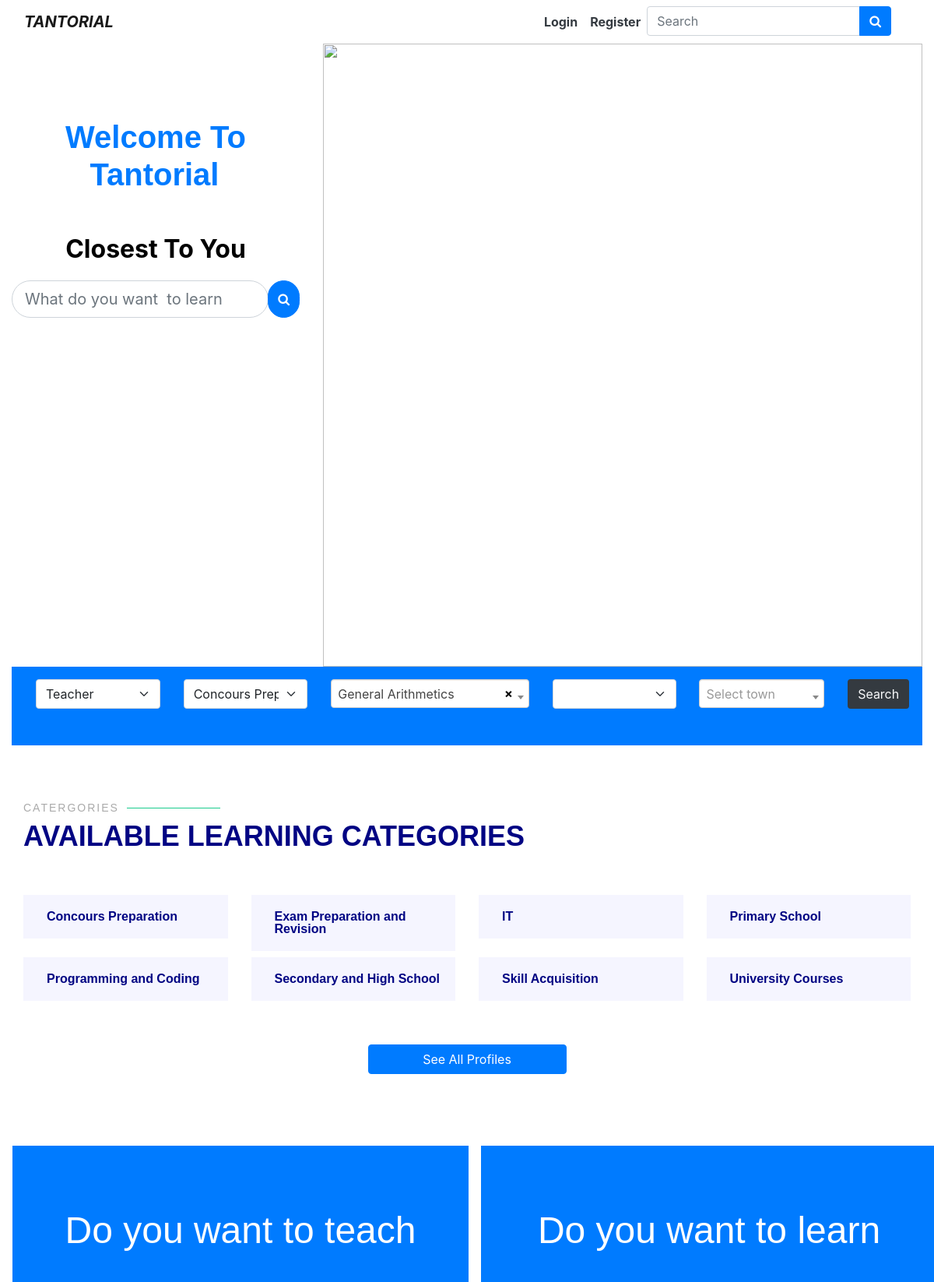
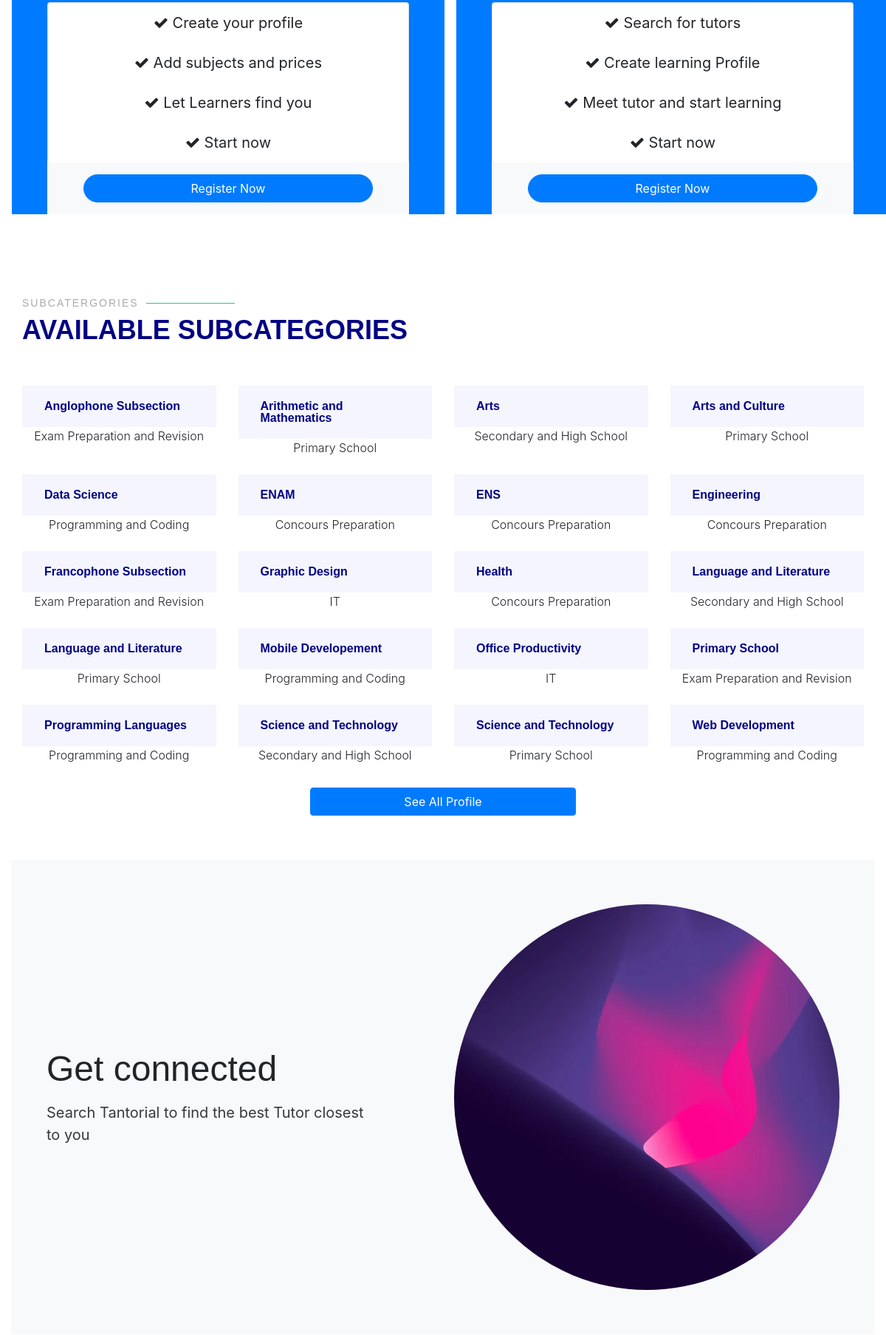
The page / (upper part) on the database its author committed (2 pictures, top to bottom).
### category/models.py (models this page shows, shortened)
class Category(models.Model):
    name = models.CharField(max_length=40)
    slug = AutoSlugField(populate_from='name')
    image = models.ImageField(upload_to='category_image', default='default.png')
    date_created = models.DateTimeField(auto_now_add = True)
    class Meta:
        ordering = ['id']
    def __str__(self):
        return str(self.name)

class SubCategory(models.Model):
    category = models.ForeignKey(Category, on_delete=models.CASCADE)
    name = models.CharField(max_length=50)
    slug = AutoSlugField(populate_from='name')
    image = models.ImageField(upload_to='subcategory_image', default='default.png')
    date_created = models.DateTimeField(auto_now_add=True)
    def __str__(self):
        return str(self.name)

### mainapp/views.py (the view)
# urls.py: path('', IndexView.as_view(), name='index'),
class IndexView(TemplateView):
    template_name = 'main/index.html'
    def get_context_data(self, **kwargs):
        context = super().get_context_data(**kwargs)
        country = Country.objects.all()
        pro = ProfilePersonal.objects.all()
        pro_info = ProfileInfo.objects.all()
        category = Category.objects.all()
        context['category'] = category
        context['pro'] = pro
        context['pro_info'] = pro_info
        return context

### templates/main/index.html (shortened to what this page needs)
{% extends "base.html" %}
{% load i18n %}
{% load mathfilters %}
{% load static %}
{% block carousel %}
<div class="container-fluid">
    <div class="row">
        <div class="col-md-4 col-sm-12 mt-md-5">
            <h1 class="fs-sm-3 fs-md-2 mb-sm-0 mb-lg-5 fw-bold">
                <p class="typewrite mb-auto  fw-bold text-center mt-auto mt-md-5 bg-dark" data-period="2000"
                    data-type='[ "Welcome To Tantorial", "Find Your Perfect Tutor", "Get Connected To Students"]' style="
                                background: -webkit-linear-gradient(#007bff, #007bff);
                                -webkit-background-clip: text;
                                -webkit-text-fill-color: transparent;">
                </p>
            </h1>
            <p class="fs-2 fw-bold mt-0 text-center text-black" style="font-size: 8vw;">
                Closest To You
            </p>
            <div class="row justify-content-sm-center mb-lg-0">
                <div class="col col-sm-12 col-md-12">
                    <form action="{% url 'dantorial:allsearch' %}">
                        <div class="input-group mt-auto">
                            <input class="form-control form-control-lg form-control-borderless" type="text"
                                placeholder="What do you want  to learn" aria-label="Enter search term..."
                                aria-describedby="button-search" name='keywords' style="border-radius:40px;">
                            <button class="btn btn-primary" id="button-search" type="submit"
                                style="border-radius:40px;">
                                <i class='fa fa-search'></i>
                            </button>
                        </div>
                    </form>
                </div>
            </div>
        </div>
        <div class="col-md-8 col-sm-12">
            <img class="bd-placeholder-img" src="{% static 'bg.png' %}" alt="" style="
            max-height: 100vh;
            max-width: 100%;
            height:100vh;
            width: 100%;
            display: block;
            " />
        </div>
    </div>
</div>
{% endblock carousel %}
{% block content %}
<div class="container-fluid">
    <form action="{% url 'dantorial:search' %}" class="mx-auto text-dark bg-primary  rounded-5 mt-auto">
        <div class="row align-items-md-stretch mx-0 p-3">
            <div class="col-sm-3 col-lg-2 col-12">
                <div class="input-group mb-3">
                    <select name='typ' class="form-select" id="inputGroupSelect02">
                        <option value="tutor" selected>Teacher</option>
                    </select>
                </div>
            </div>
            <div class="col-sm-5 col-lg-2 ">
                <div class="input-group mb-3">
                    <select name='category' class="form-select select-picker" id="inputGroupSelect02"
                        data-live-search="true" data-placeholder="Select an option" data-allow-clear="true">
                        {% for cat in all_cat %}
                        <option value="{{cat.id}}">{{ cat.name }}</option>
                        {% endfor %}
                    </select>
                </div>
            </div>
            <div class="col-sm-4 col-xs-12 col-lg-3 padding-minimum">
            </div>
            <div class="col-sm-3 col-lg-2 ">
                <div class="input-group mb-3">
                    <select name='region' class="form-select select-picker" id="inputGroupSelect02"
                        data-live-search="true">
                    </select>
                </div>
            </div>
            <div class="col-sm-5 col-lg-2">
                <div class="input-group mb-sm-3">
                </div>
            </div>
            <div class="col-sm-3 col-lg-1 d-md-block gap-5">
                <button class="btn text-light bg-dark" type="submit">Search</button>
            </div>
        </div>
    </form>
</div>
<div class="col-lg-12 mt-3">
        <section id="features" class="features">
            <div class="container-fluid" id='category'>
                <div class="section-title" data-aos="fade-up">
                    <h2>Catergories</h2>
                    <p>Available Learning Categories</p>
                </div>
                 <div class="section-title" data-aos="fade-up">
                <div class="row" data-aos="fade-left">
                    {% for cat in all_cat %}
                    <div class="col-lg-3 col-md-4 mt-2">
                        <div class="icon-box" data-aos="zoom-in" data-aos-delay="50">
                            <h3><a href="{% url 'dantorial:category' cat.slug %}">{{ cat }}</a></h3>
                        </div>
                    </div>
                    {% endfor %}
                </div>
            </div>
            <div class="d-grid gap-2 col-sm-6 col-lg-3 mx-auto mt-3">
                <a href="{% url 'dantorial:allcategory' %}" class="btn btn-primary">See All Profiles</a>
            </div>
        </section>
    <div class="row mb-4 mt-3">
        <div class="d-lg-flex flex-md-equal w-100 my-md-3 ps-md-3 mb-3">
            <div
                class="col-lg-6 col-md-12 col-sm-12 bg-primary me-md-3 pt-3 px-3 pt-md-5 px-md-5 text-center text-white overflow-hidden mb-3">
                <div class="my-3 py-3">
                    <h2 class="display-5 text-center">Do you want to teach</h2>
                </div>
                <div class="bg-light shadow-sm" style="width: 100%; height: auto; border-radius: 21px 21px 0 0;">
                    <ul class="list-group mb-auto">
                        <li class="list-group-item border-bottom-0 text-center fw-dark fs-5">
                            <i class='fa fa-check'></i> Create your profile
                        </li>
                        <li class="list-group-item border-bottom-0 text-center fw-dark fs-5">
                            <i class='fa fa-check'></i> Add subjects and prices
                        </li>
                        <li class="list-group-item border-bottom-0 text-center fw-dark fs-5">
                            <i class='fa fa-check'></i> Let Learners find you
                        </li>
                        <li class="list-group-item border-bottom-0 text-center fw-dark fs-5">
                            <i class='fa fa-check'></i> Start now
                        </li>
                    </ul>
                    <a href="{% url 'account_signup' %}" class='btn btn-primary mt-3 mb-3'
                        style="border-radius:20px; width:80%">Register Now</a>
                </div>
            </div>
            <div
                class="col-lg-6 col-md-12 col-sm-12 bg-primary me-md-3 pt-3 px-3 pt-md-5 px-md-5 text-center text-white overflow-hidden mb-3">
                <div class="my-3 py-3">
                    <h2 class="display-5 text-center">Do you want to learn</h2>
                </div>
                <div class="bg-light shadow-sm mx-auto"
                    style="width: 100%; height: auto; border-radius: 21px 21px 0 0;">
                    <ul class="list-group mb-auto">
                        <li class="list-group-item border-bottom-0 text-center fw-dark fs-5">
                            <i class='fa fa-check'></i>
                            Search for tutors
                        </li>
                        <li class="list-group-item border-bottom-0 text-center fw-dark fs-5">
                            <i class='fa fa-check'></i>
                            Create learning Profile
                        </li>
                        <li class="list-group-item border-bottom-0 text-center fw-dark fs-5">
                            <i class='fa fa-check'></i> Meet tutor and start learning
                        </li>
                        <li class="list-group-item border-bottom-0 text-center fw-dark fs-5">
                            <i class='fa fa-check'></i> Start now
                        </li>
                    </ul>
                    <a href="{% url 'account_signup' %}" class='btn btn-primary mt-3 mb-3'
                        style="border-radius:20px; width:80%">Register Now</a>
                </div>
            </div>
        </div>
    </div>
    <section id="features" class="features">
        <div class="container-fluid" id='subcategory'>
            <div class="section-title" data-aos="fade-up">
                <h2>SUbcatergories</h2>
                <p>Available SubCategories</p>
            </div>
            <div class="row" data-aos="fade-left">
                {% for subcat in all_subcat %}
                <div class="col-lg-3 col-md-4 mt-2">
                    <div class="icon-box" data-aos="zoom-in" data-aos-delay="50">
                        <h3><a href="{% url 'dantorial:subcategory' subcat.category.slug subcat.id %}">{{ subcat }}</a>
                        </h3>
                    </div>
                    <p class='text-mute text-center fw-light' data-aos="zoom-in" data-aos-delay="50">
                        {{subcat.category.name}}
                    </p>
                </div>
                {% endfor %}
            </div>
        </div>
        <div class="d-grid gap-2 col-sm-6 col-lg-4 mx-auto mt-3">
            <a href="{% url 'dantorial:allsubcategory' %}" class="btn btn-primary">See All Profile</a>
        </div>
    </section>
    <section class="bg-light mb-5">
        <div class="container-fluid px-5">
            <div class="row gx-5 align-items-center justify-content-center justify-content-lg-between">
                <div class="col-12 col-lg-5">
                    <h2 class="display-5 lh-5 mb-3">Get connected</h2>
                    <p class="lead fw-normal text-dark mb-4 mb-lg-0">
                        Search Tantorial to find the best Tutor closest to you
                    </p>
                </div>
                <div class="col-sm-12 col-md-6">
                    <div class="px-sm-0"><img class="img-fluid rounded-circle" src="{% static 'sideimage.avif' %}"
                            alt="..." /></div>
                </div>
            </div>
        </div>
    </section>
</div>
</div>
{% endblock content %}

### rows shown on the page
Category: name "Concours Preparation"
Category: name "Exam Preparation and Revision"
Category: name "IT"
Category: name "Primary School"
Category: name "Programming and Coding"
Category: name "Secondary and High School"
Category: name "Skill Acquisition"
Category: name "University Courses"
SubCategory: name "Anglophone Subsection", category.name "Exam Preparation and Revision"
SubCategory: name "Arithmetic and Mathematics", category.name "Primary School"
SubCategory: name "Arts", category.name "Secondary and High School"
SubCategory: name "Arts and Culture", category.name "Primary School"
SubCategory: name "Data Science", category.name "Programming and Coding"
SubCategory: name "ENAM", category.name "Concours Preparation"
SubCategory: name "ENS", category.name "Concours Preparation"
SubCategory: name "Engineering", category.name "Concours Preparation"
SubCategory: name "Francophone Subsection", category.name "Exam Preparation and Revision"
SubCategory: name "Graphic Design", category.name "IT"
SubCategory: name "Health", category.name "Concours Preparation"
SubCategory: name "Language and Literature", category.name "Secondary and High School"
SubCategory: name "Language and Literature", category.name "Primary School"
SubCategory: name "Mobile Developement", category.name "Programming and Coding"
SubCategory: name "Office Productivity", category.name "IT"
SubCategory: name "Primary School", category.name "Exam Preparation and Revision"
SubCategory: name "Programming Languages", category.name "Programming and Coding"
SubCategory: name "Science and Technology", category.name "Secondary and High School"
SubCategory: name "Science and Technology", category.name "Primary School"
SubCategory: name "Web Development", category.name "Programming and Coding"

### other values the page prints
form field category "Concours Preparation"
